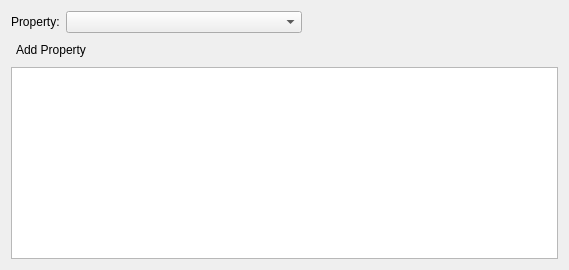
     <widget class="QWidget" name="propertiesTab">
      <attribute name="title">
       <string>Properties</string>
      </attribute>
      <layout class="QGridLayout" name="gridLayout_3">
       <item row="0" column="1" colspan="3">
        <widget class="QComboBox" name="propertyComboBox"/>
       </item>
       <item row="0" column="0">
        <widget class="QLabel" name="propertyLabel">
         <property name="text">
          <string>Property:</string>
         </property>
        </widget>
       </item>
       <item row="2" column="0" colspan="2">
        <widget class="QPushButton" name="addPropertyPushButton">
         <property name="cursor">
          <cursorShape>PointingHandCursor</cursorShape>
         </property>
         <property name="text">
          <string>Add Property</string>
         </property>
         <property name="default">
          <bool>true</bool>
         </property>
         <property name="flat">
          <bool>true</bool>
         </property>
        </widget>
       </item>
       <item row="0" column="4">
        <spacer name="horizontalSpacer_2">
         <property name="orientation">
          <enum>Qt::Horizontal</enum>
         </property>
         <property name="sizeType">
          <enum>QSizePolicy::Fixed</enum>
         </property>
         <property name="sizeHint" stdset="0">
          <size>
           <width>250</width>
           <height>20</height>
          </size>
         </property>
        </spacer>
       </item>
       <item row="2" column="3" colspan="2">
        <spacer name="horizontalSpacer">
         <property name="orientation">
          <enum>Qt::Horizontal</enum>
         </property>
         <property name="sizeHint" stdset="0">
          <size>
           <width>435</width>
           <height>20</height>
          </size>
         </property>
        </spacer>
       </item>
       <item row="3" column="0" colspan="5">
        <widget class="QTableWidget" name="tableWidgetPropertis"/>
       </item>
      </layout>
     </widget>
